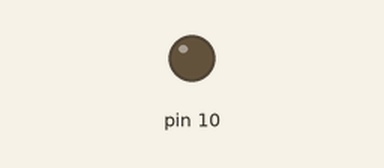
This sketch was run on a simulated Arduino Uno, built with avr-gcc and run on an emulated ATmega328P. Parts: output pins drawn as LEDs (lit = HIGH).

Above: at 0.3 s.
At 13.3 s:
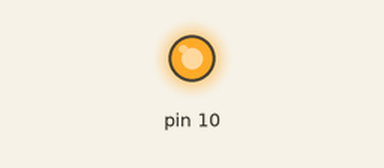
Timing chart, 0 to 31.1 s (numbered marks = the images above):
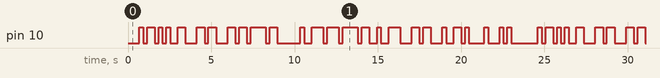

Measured:
- by itself, pin 10: moves between LOW and HIGH, repeating every 23.9 s
- by itself, everything shown: repeats every 23.9 s, in 52 steps

The sketch:

ledtx.ino
```cpp
static uint8_t bitcnt = 0;
static uint16_t bytecnt = 0;
static char arr[] = "hello world!\n";

void setup() {
  // put your setup code here, to run once:
  pinMode(10, OUTPUT);
  digitalWrite(10, HIGH);
}

void loop() {
  bytecnt %= sizeof(arr)-1;
  bitcnt  %= 8;

  if (arr[bytecnt] & (1<<bitcnt))
    digitalWrite(10, HIGH);
  else
    digitalWrite(10, LOW);

  bitcnt++;
  bytecnt += (bitcnt==8);

  delay(230); // roughly delay to 4.25Hz
}
```
